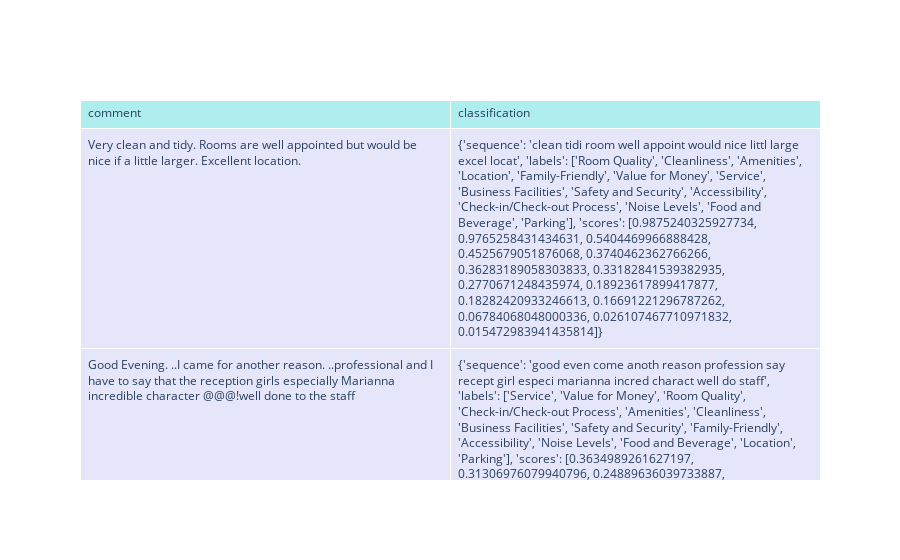

The cell this chart's notebook holds for it:
### Code cell
import plotly.graph_objects as go
file_path = '200class.csv'  # replace 'your_file.csv' with the actual path to your CSV file
df = pd.read_csv(file_path)

# Specify the column names you want to display
column1 = 'comment'  # replace 'ColumnName1' with the actual name of the first column
column2 = 'classification'  # replace 'ColumnName2' with the actual name of the second column

selected_columns = df[[column1, column2]]

# Create a Plotly table
fig = go.Figure(data=[go.Table(
    header=dict(values=list(selected_columns.columns),
                fill_color='paleturquoise',
                align='left'),
    cells=dict(values=[selected_columns[column1], selected_columns[column2]],
               fill_color='lavender',
               align='left'))
])

# Show the figure
fig.show()

### Figure 1 — Plotly figure (JSON) as saved in the notebook; plotly's stock layout.template omitted (floating-point values rounded to 4 significant figures; data arrays with more than 128 entries replaced by an {"elided": "..."} marker saying what was removed)
{"data": [{"cells": {"align": "left", "fill": {"color": "lavender"}, "values": {"elided": "2x200 str values"}}, "header": {"align": "left", "fill": {"color": "paleturquoise"}, "values": ["comment", "classification"]}, "type": "table"}], "layout": {"autosize": true}}
